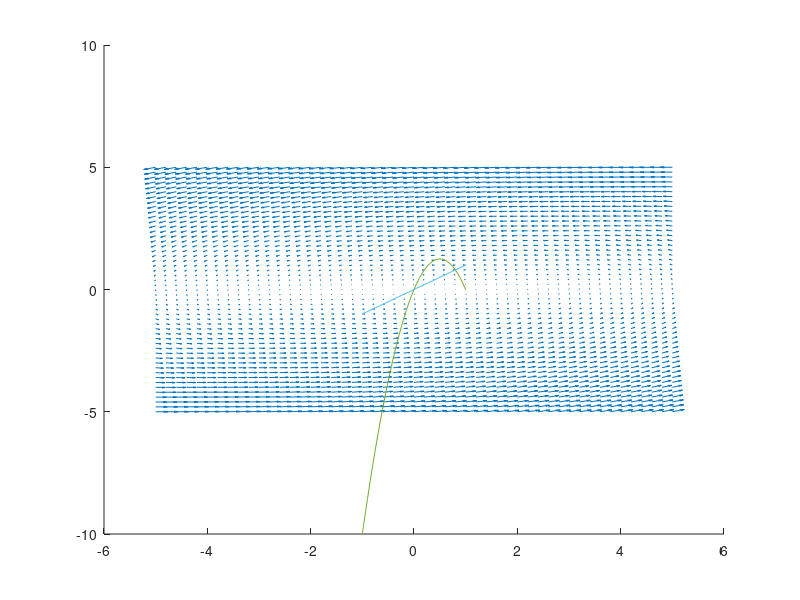

This chart was generated by the following MATLAB code:
clear all; format short; hold on;
[X,Z] = meshgrid(-5:.2:5,-5:.2:5);
dX = X*(1-X)-0.2*Z;
dZ = (X-Z)/25;
quiver(X,Z,dX,dZ)
X = -1:.05:1; nullX = (X-X.^2)/0.2; nullZ = X; plot(X,nullX,X,nullZ)
% phase diagram with vectorfield
